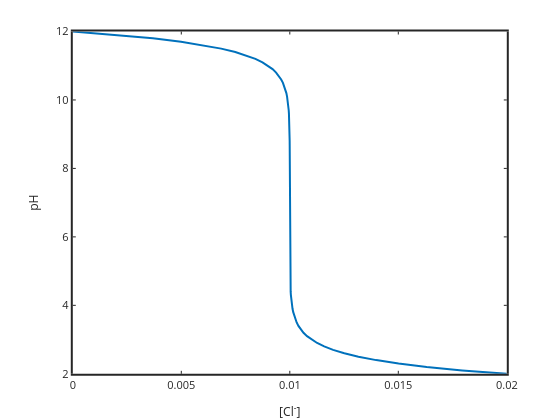

Notebook code for this chart:
### Markdown cell above
# Strong-Strong Titrations

If you start with 0.01 M NaOH the initial pH will be 12 (-log(1e-14/1e-12)=2).  As you add strong acid the pH will decrease.  Neutralizing the base in this way is called titration.  At any point during the titration the charge balance must be satisfied ...

$[\mathrm{H}^+]+[\mathrm{Na}^+]=[\mathrm{OH}^-]+[\mathrm{Cl}^-]$

Using K$_w$ we can write this in terms of H+ and $\mathrm{Na_T}$

$[\mathrm{H}^+]+\mathrm{Na_T}=\dfrac{K_w}{[\mathrm{H}^+]}+[\mathrm{Cl}^-]$

We can assume that the concentration of the added acid is high enough that we can ignore dilution (small volumes are being added) so $[\mathrm{Na}^+]$ = $\mathrm{Na_T}$= 0.01 M, for the entire titration (if we knew the volumes we could calculate the exact concentration of this strong acid anion, but I am trying to keep the calculations simple and illustrate the principles of titration and buffering, and electroneutrality).  

So with total Na+ known we have just two variables, the chloride concentration and the proton concentration.  If we set one variable we have one equation and one unknown and we can solve it.  To make a graph of the pH versus added chloride it is actually easier to fix pH ($[\mathrm{H}^+]$) and solve for $[\mathrm{Cl}^-]$. So by rearranging the electroneutrality we can write 

$[\mathrm{Cl}^-]=[\mathrm{H}^+]+\mathrm{Na_T}-\dfrac{K_w}{[\mathrm{H}^+]}$

In the code below we'll do this calculation and plot the titration curve

### Code cell
%plot -s 600,600 -f 'svg'
Kw=1e-14; pH=12:-0.1:2; H=10.^-pH; OH=Kw./H; NaT=0.01;
Cl=NaT+H-OH;
plot(Cl,pH,'linewidth',2); xlabel('[Cl^-]'); ylabel('pH')
set(gca,'fontsize',11,'linewidth',2)
title('NaOH titrated with HCl')

### Figure 1 — Plotly figure (JSON) as saved in the notebook; plotly's stock layout.template omitted (floating-point values rounded to 4 significant figures)
{"data": [{"line": {"color": "rgb(0,113,188)", "dash": "solid", "width": 2}, "marker": {"color": "rgb(0,113,188)", "line": {"color": "rgb(0,113,188)"}, "size": 6, "symbol": "none"}, "mode": "lines", "name": "", "showlegend": false, "type": "scatter", "visibility": true, "x": [1e-12, 0.002057, 0.00369, 0.004988, 0.006019, 0.006838, 0.007488, 0.008005, 0.008415, 0.008741, 0.009, 0.009206, 0.009369, 0.009499, 0.009602, 0.009684, 0.009749, 0.0098, 0.009842, 0.009874, 0.0099, 0.009921, 0.009937, 0.00995, 0.00996, 0.009968, 0.009975, 0.00998, 0.009984, 0.009987, 0.00999, 0.009992, 0.009994, 0.009995, 0.009996, 0.009997, 0.009997, 0.009998, 0.009998, 0.009999, 0.009999, 0.009999, 0.009999, 0.01, 0.01, 0.01, 0.01, 0.01, 0.01, 0.01, 0.01, 0.01, 0.01, 0.01, 0.01, 0.01, 0.01, 0.01, 0.01, 0.01, 0.01, 0.01, 0.01, 0.01, 0.01, 0.01, 0.01, 0.01001, 0.01001, 0.01001, 0.01001, 0.01001, 0.01002, 0.01002, 0.01003, 0.01003, 0.01004, 0.01005, 0.01006, 0.01008, 0.0101, 0.01013, 0.01016, 0.0102, 0.01025, 0.01032, 0.0104, 0.0105, 0.01063, 0.01079, 0.011, 0.01126, 0.01158, 0.012, 0.01251, 0.01316, 0.01398, 0.01501, 0.01631, 0.01794, 0.02], "xaxis": "x", "y": [12, 11.9, 11.8, 11.7, 11.6, 11.5, 11.4, 11.3, 11.2, 11.1, 11, 10.9, 10.8, 10.7, 10.6, 10.5, 10.4, 10.3, 10.2, 10.1, 10, 9.9, 9.8, 9.7, 9.6, 9.5, 9.4, 9.3, 9.2, 9.1, 9, 8.9, 8.8, 8.7, 8.6, 8.5, 8.4, 8.3, 8.2, 8.1, 8, 7.9, 7.8, 7.7, 7.6, 7.5, 7.4, 7.3, 7.2, 7.1, 7, 6.9, 6.8, 6.7, 6.6, 6.5, 6.4, 6.3, 6.2, 6.1, 6, 5.9, 5.8, 5.7, 5.6, 5.5, 5.4, 5.3, 5.2, 5.1, 5, 4.9, 4.8, 4.7, 4.6, 4.5, 4.4, 4.3, 4.2, 4.1, 4, 3.9, 3.8, 3.7, 3.6, 3.5, 3.4, 3.3, 3.2, 3.1, 3, 2.9, 2.8, 2.7, 2.6, 2.5, 2.4, 2.3, 2.2, 2.1, 2], "yaxis": "y"}], "layout": {"height": 420, "hovermode": "closest", "margin": {"b": 0, "l": 0, "r": 0, "t": 0}, "plot_bgcolor": "rgba(0,0,0,0)", "showlegend": false, "width": 560, "xaxis": {"anchor": "y", "autorange": false, "domain": [0.13, 0.905], "exponentformat": "none", "gridcolor": "rgba(38,38,38,0.15)", "gridwidth": 2, "linecolor": "rgb(38,38,38)", "linewidth": 2, "mirror": "ticks", "range": [0, 0.02], "showgrid": false, "showline": true, "side": "bottom", "spikedash": "solid", "spikemode": "across", "spikesides": false, "spikethickness": 1, "tickangle": 0, "tickcolor": "rgb(38,38,38)", "tickfont": {"color": "rgb(38,38,38)", "size": 11}, "ticklen": 3, "ticks": "inside", "ticktext": ["0", "0.005", "0.01", "0.015", "0.02"], "tickvals": [0, 0.005, 0.01, 0.015, 0.02], "title": {"font": {"color": "rgb(38,38,38)", "size": 12.1}, "text": "[Cl<sup>-</sup>]"}, "type": "linear", "visible": true, "zeroline": false}, "yaxis": {"anchor": "x", "autorange": false, "domain": [0.11, 0.925], "exponentformat": "none", "gridcolor": "rgba(38,38,38,0.15)", "gridwidth": 2, "linecolor": "rgb(38,38,38)", "linewidth": 2, "mirror": "ticks", "range": [2, 12], "showgrid": false, "showline": true, "side": "left", "spikedash": "solid", "spikemode": "across", "spikesides": false, "spikethickness": 1, "tickangle": 0, "tickcolor": "rgb(38,38,38)", "tickfont": {"color": "rgb(38,38,38)", "size": 11}, "ticklen": 3, "ticks": "inside", "ticktext": ["2", "4", "6", "8", "10", "12"], "tickvals": [2, 4, 6, 8, 10, 12], "title": {"font": {"color": "rgb(38,38,38)", "size": 12.1}, "text": "pH"}, "type": "linear", "visible": true, "zeroline": false}}}
